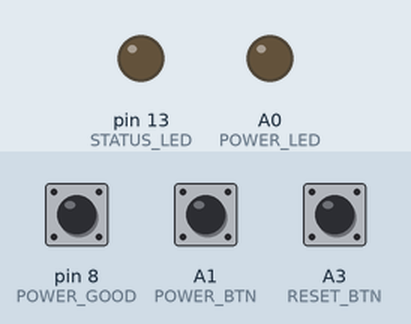
Simulated run of this sketch. Board: Arduino Uno, built with avr-gcc and run on an emulated ATmega328P. Parts: output pins drawn as LEDs (lit = HIGH). Inputs (shaded band) come from the test bench; at power-on: A1 (POWER_BTN) HIGH, pin 8 (POWER_GOOD) HIGH, A3 (RESET_BTN) HIGH. Pins used as bus, display or sensor lines are not drawn.

Above: at 1.2 s.
1.3 s: A1 (POWER_BTN) pulled LOW for 0.15 s
At 1.8 s:
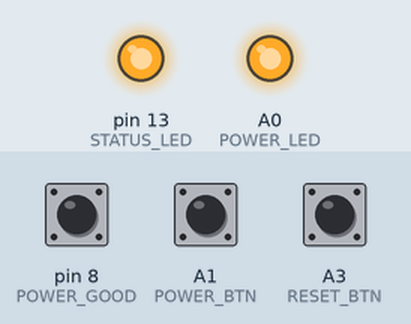
4.4 s: pin 8 (POWER_GOOD) pulled LOW for 0.15 s
At 5.7 s:
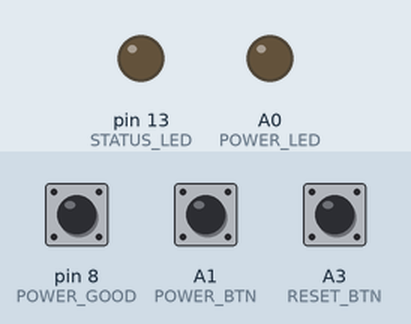
6.4 s: A1 (POWER_BTN) pulled LOW for 1 s
At 8.2 s:
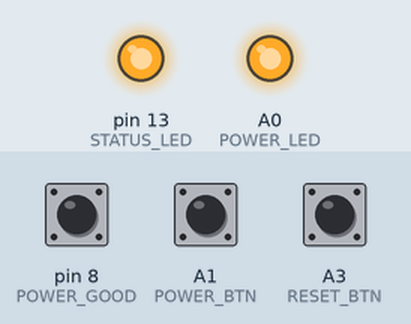
Timing chart, 0 to 14.0 s (numbered marks = the images above; inputs shaded):
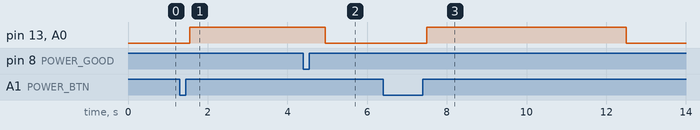

Measured:
- after the input at 1.3 s, pin 13 (STATUS_LED), A0 (POWER_LED): LOW → HIGH after 0.25 s
- after the input at 4.4 s, pin 13 (STATUS_LED), A0 (POWER_LED): HIGH → LOW after 0.55 s
- after the input at 6.4 s, pin 13 (STATUS_LED), A0 (POWER_LED): LOW → HIGH after 1.1 s, → LOW 5.0 s later

The sketch:

ATXPower.ino
```cpp
// (licence header left out)
// Pin assignment.
#define STATUS_LED  13      // Status LED on the Arduino.
#define POWER_LED   A0      // Output, active-high, turn on the power LED.
#define POWER_BTN   A1      // Input, active-low, power button.
#define RESET_CTRL  A2      // Output, active-high, hold computer in reset.
#define RESET_BTN   A3      // Input, active-low, reset button.
#define POWER_GOOD  8       // Input, active-low, power supply is good.
#define POWER_ON    9       // Output, active-high, turn on power supply.

// Debounce timeouts for the power button, in milliseconds.
#define POWER_BTN_ON_TIME   100     // Press for 100ms to turn the system on.
#define POWER_BTN_OFF_TIME  1000    // Hold for 1s to turn the system off.

// Minimum time to hold the computer in reset when reset button pressed.
#define RESET_TIME          500

// Time to wait for the power good signal to go high before concluding
// that the power supply is not working correctly.
#define POWER_UP_TIME       5000

// States for the state machine.
typedef enum
{
    STATE_OFF,          // Computer is turned off.
    STATE_WAIT_ON,      // Power button pressed to turn on, wait for release.
    STATE_POWERING_UP,  // Power supply is turning on, computer held in reset.
    STATE_NORMAL,       // Computer is running normally.
    STATE_WAIT_OFF,     // Power button pressed to turn off, wait for release.
    STATE_WAIT_OFF2,    // Second stage power off, wait to lower reset line.
    STATE_WAIT_RESET,   // Reset button is pressed, wait for release.
    STATE_RESET         // Reset the computer due to the reset button.

} State_t;

State_t state = STATE_OFF;

class ButtonDebouncer
{
public:
    ButtonDebouncer(int pin);

    void run();
    bool isPressed() const { return pressed; }
    void setTimeout(unsigned long ms) { timeout = ms; }

private:
    int pinnum;
    bool rawPressed;
    bool pressed;
    bool timerRunning;
    unsigned long timer;
    unsigned long timeout;
};

ButtonDebouncer::ButtonDebouncer(int pin)
    : pinnum(pin)
    , rawPressed(false)
    , pressed(false)
    , timerRunning(false)
    , timer(0)
    , timeout(50)
{
}

void ButtonDebouncer::run()
{
    bool nowPressed = (digitalRead(pinnum) == LOW);
    if (nowPressed != rawPressed) {
        // Change in the raw state of the button.  Restart the timer.
        timer = millis();
        timerRunning = true;
        rawPressed = nowPressed;
    } else if (timerRunning) {
        if ((millis() - timer) >= timeout) {
            // Debounce time has elapsed.  Update the pressed state.
            pressed = nowPressed;
            timerRunning = false;
        }
    }
}

ButtonDebouncer powerButton(POWER_BTN);
ButtonDebouncer resetButton(RESET_BTN);
ButtonDebouncer powerGood(POWER_GOOD);

void setup()
{
    // Initialise the outputs.
    digitalWrite(POWER_LED, LOW);   // Power LED is off at startup.
    digitalWrite(STATUS_LED, LOW);
    digitalWrite(RESET_CTRL, HIGH); // Hold the computer in reset for now.
    digitalWrite(POWER_ON, LOW);    // Don't turn on the power supply yet.

    // Configure all pins to the desired modes.
    pinMode(STATUS_LED, OUTPUT);
    pinMode(POWER_LED, OUTPUT);
    pinMode(POWER_BTN, INPUT_PULLUP);
    pinMode(RESET_CTRL, OUTPUT);
    pinMode(RESET_BTN, INPUT_PULLUP);
    pinMode(POWER_GOOD, INPUT_PULLUP);
    pinMode(POWER_ON, OUTPUT);

    // Currently in the off state, waiting for the power button to be pressed.
    state = STATE_OFF;
    powerButton.setTimeout(POWER_BTN_ON_TIME);
}

// Shut down the computer immediately.
void shutdown(bool withReset = true)
{
    if (withReset) {
        digitalWrite(RESET_CTRL, HIGH);
    }
    digitalWrite(POWER_ON, LOW);
    digitalWrite(POWER_LED, LOW);
    digitalWrite(STATUS_LED, LOW);
    powerButton.setTimeout(POWER_BTN_ON_TIME);
}

static unsigned long global_timer = 0;
static unsigned long global_timeout = 0;

void startTimeout(unsigned long ms)
{
    global_timer = millis();
    global_timeout = ms;
}

bool isTimedOut()
{
    return (millis() - global_timer) >= global_timeout;
}

void loop()
{
    // Debounce the current state of the inputs.
    powerButton.run();
    resetButton.run();
    powerGood.run();

    // Run the state machine.
    switch (state) {
    case STATE_OFF:
        // Wait for the user to press the power button.
        if (powerButton.isPressed()) {
            state = STATE_WAIT_ON;
        }
        break;

    case STATE_WAIT_ON:
        // Wait for the user to release the power button.
        if (!powerButton.isPressed()) {
            // Turn on the supply, while still holding the computer in reset.
            digitalWrite(POWER_ON, HIGH);
            digitalWrite(POWER_LED, HIGH);
            digitalWrite(STATUS_LED, HIGH);
            powerButton.setTimeout(POWER_BTN_OFF_TIME);
            startTimeout(POWER_UP_TIME);
            state = STATE_POWERING_UP;
        }
        break;

    case STATE_POWERING_UP:
        // Power supply is on, waiting for the power good signal.
        if (powerGood.isPressed()) {
            // Hold the computer in reset for a little longer.
            startTimeout(RESET_TIME);
            state = STATE_RESET;
        } else if (isTimedOut()) {
            // Took too long for power good to come up.  Something went wrong.
            shutdown();
            state = STATE_OFF;
        }
        break;

    case STATE_NORMAL:
        // Normal operations.
        if (powerButton.isPressed()) {
            // User turned the power off.  Shut everything down except reset.
            shutdown(false);
            powerButton.setTimeout(POWER_BTN_ON_TIME);
            state = STATE_WAIT_OFF;
        } else if (resetButton.isPressed()) {
            // Explicit request to reset the attached computer.
            digitalWrite(RESET_CTRL, HIGH);
            state = STATE_WAIT_RESET;
        } else if (!powerGood.isPressed()) {
            // Power good signal from the power supply has gone away.
            // Shut the computer down immediately.
            shutdown();
            state = STATE_OFF;
        }
        break;

    case STATE_WAIT_OFF:
        // Wait for the power button to be released in the off state.
        if (!powerButton.isPressed()) {
            state = STATE_WAIT_OFF2;
            startTimeout(RESET_TIME);
        }
        break;

    case STATE_WAIT_OFF2:
        // After the timeout, forcibly reset the computer and stop.
        // It should have already lost power by now.
        if (isTimedOut()) {
            digitalWrite(RESET_CTRL, HIGH);
            state = STATE_OFF;
        }
        break;

    case STATE_WAIT_RESET:
        // Wait for the reset button to be released.
        if (!resetButton.isPressed()) {
            // Hold the computer in reset for a little longer after release.
            startTimeout(RESET_TIME);
            state = STATE_RESET;
        }
        break;

    case STATE_RESET:
        // Time to release the computer from reset?
        if (isTimedOut()) {
            digitalWrite(RESET_CTRL, LOW);
            state = STATE_NORMAL;
        }
        break;
    }
}
```
